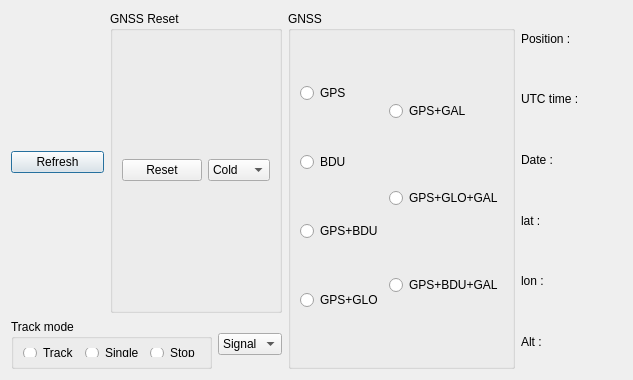
<?xml version="1.0" encoding="UTF-8"?>
<ui version="4.0">
 <class>GnssDialog</class>
 <widget class="QDialog" name="GnssDialog">
  <property name="geometry">
   <rect>
    <x>0</x>
    <y>0</y>
    <width>633</width>
    <height>380</height>
   </rect>
  </property>
  <property name="windowTitle">
   <string>GNSS</string>
  </property>
  <layout class="QVBoxLayout" name="verticalLayout_3">
   <item>
    <layout class="QHBoxLayout" name="horizontalLayout_7">
     <item>
      <layout class="QVBoxLayout" name="verticalLayout_2">
       <item>
        <layout class="QHBoxLayout" name="horizontalLayout_5">
         <item>
          <widget class="QPushButton" name="refreshPushButton">
           <property name="text">
            <string>Refresh</string>
           </property>
          </widget>
         </item>
         <item>
          <widget class="QGroupBox" name="groupBox_2">
           <property name="title">
            <string>GNSS Reset</string>
           </property>
           <layout class="QHBoxLayout" name="horizontalLayout">
            <item>
             <widget class="QPushButton" name="gnssResetPushButton">
              <property name="text">
               <string>Reset</string>
              </property>
             </widget>
            </item>
            <item>
             <widget class="QComboBox" name="gnssResetTypeComboBox">
              <item>
               <property name="text">
                <string>Cold</string>
               </property>
              </item>
              <item>
               <property name="text">
                <string>Warm</string>
               </property>
              </item>
              <item>
               <property name="text">
                <string>Hot</string>
               </property>
              </item>
             </widget>
            </item>
           </layout>
          </widget>
         </item>
        </layout>
       </item>
       <item>
        <layout class="QHBoxLayout" name="horizontalLayout_6">
         <item>
          <widget class="QGroupBox" name="trackModeGroupBox">
           <property name="minimumSize">
            <size>
             <width>75</width>
             <height>50</height>
            </size>
           </property>
           <property name="maximumSize">
            <size>
             <width>16666666</width>
             <height>110</height>
            </size>
           </property>
           <property name="title">
            <string>Track mode</string>
           </property>
           <layout class="QHBoxLayout" name="horizontalLayout_4">
            <item>
             <widget class="QRadioButton" name="trackRadioButton">
              <property name="text">
               <string>Track</string>
              </property>
             </widget>
            </item>
            <item>
             <widget class="QRadioButton" name="SingleRadioButton">
              <property name="text">
               <string>Single</string>
              </property>
             </widget>
            </item>
            <item>
             <widget class="QRadioButton" name="StopRadioButton">
              <property name="text">
               <string>Stop</string>
              </property>
             </widget>
            </item>
           </layout>
          </widget>
         </item>
         <item>
          <widget class="QComboBox" name="gnssGraphTypeComboBox">
           <item>
            <property name="text">
             <string>Signal</string>
            </property>
           </item>
           <item>
            <property name="text">
             <string>Polar</string>
            </property>
           </item>
          </widget>
         </item>
        </layout>
       </item>
      </layout>
     </item>
     <item>
      <widget class="QGroupBox" name="groupBox">
       <property name="title">
        <string>GNSS</string>
       </property>
       <layout class="QHBoxLayout" name="horizontalLayout_3">
        <item>
         <layout class="QVBoxLayout" name="verticalLayout_4">
          <item>
           <widget class="QRadioButton" name="gpsRadioButton">
            <property name="text">
             <string>GPS</string>
            </property>
           </widget>
          </item>
          <item>
           <widget class="QRadioButton" name="bduRadioButton">
            <property name="text">
             <string>BDU</string>
            </property>
           </widget>
          </item>
          <item>
           <widget class="QRadioButton" name="gpsBduRadioButton">
            <property name="text">
             <string>GPS+BDU</string>
            </property>
           </widget>
          </item>
          <item>
           <widget class="QRadioButton" name="gpsGloRadioButton">
            <property name="text">
             <string>GPS+GLO</string>
            </property>
           </widget>
          </item>
         </layout>
        </item>
        <item>
         <layout class="QVBoxLayout" name="verticalLayout_7">
          <item>
           <widget class="QRadioButton" name="gpsGalRadioButton">
            <property name="text">
             <string>GPS+GAL</string>
            </property>
           </widget>
          </item>
          <item>
           <widget class="QRadioButton" name="gpsGloGalRadioButton">
            <property name="text">
             <string>GPS+GLO+GAL</string>
            </property>
           </widget>
          </item>
          <item>
           <widget class="QRadioButton" name="gpsBduGalRadioButton">
            <property name="text">
             <string>GPS+BDU+GAL</string>
            </property>
           </widget>
          </item>
         </layout>
        </item>
       </layout>
      </widget>
     </item>
     <item>
      <layout class="QVBoxLayout" name="verticalLayout">
       <item>
        <widget class="QLabel" name="isPosLabel">
         <property name="text">
          <string>Position :</string>
         </property>
        </widget>
       </item>
       <item>
        <widget class="QLabel" name="utsTimeLabel">
         <property name="text">
          <string>UTC time : </string>
         </property>
        </widget>
       </item>
       <item>
        <widget class="QLabel" name="dateLabel">
         <property name="text">
          <string>Date :</string>
         </property>
        </widget>
       </item>
       <item>
        <widget class="QLabel" name="latLabel">
         <property name="text">
          <string>lat :</string>
         </property>
        </widget>
       </item>
       <item>
        <widget class="QLabel" name="lonLabel">
         <property name="text">
          <string>lon :</string>
         </property>
        </widget>
       </item>
       <item>
        <widget class="QLabel" name="altLabel">
         <property name="text">
          <string>Alt :</string>
         </property>
        </widget>
       </item>
      </layout>
     </item>
    </layout>
   </item>
   <item>
    <layout class="QHBoxLayout" name="horizontalLayout_2"/>
   </item>
  </layout>
 </widget>
 <resources/>
 <connections/>
</ui>
